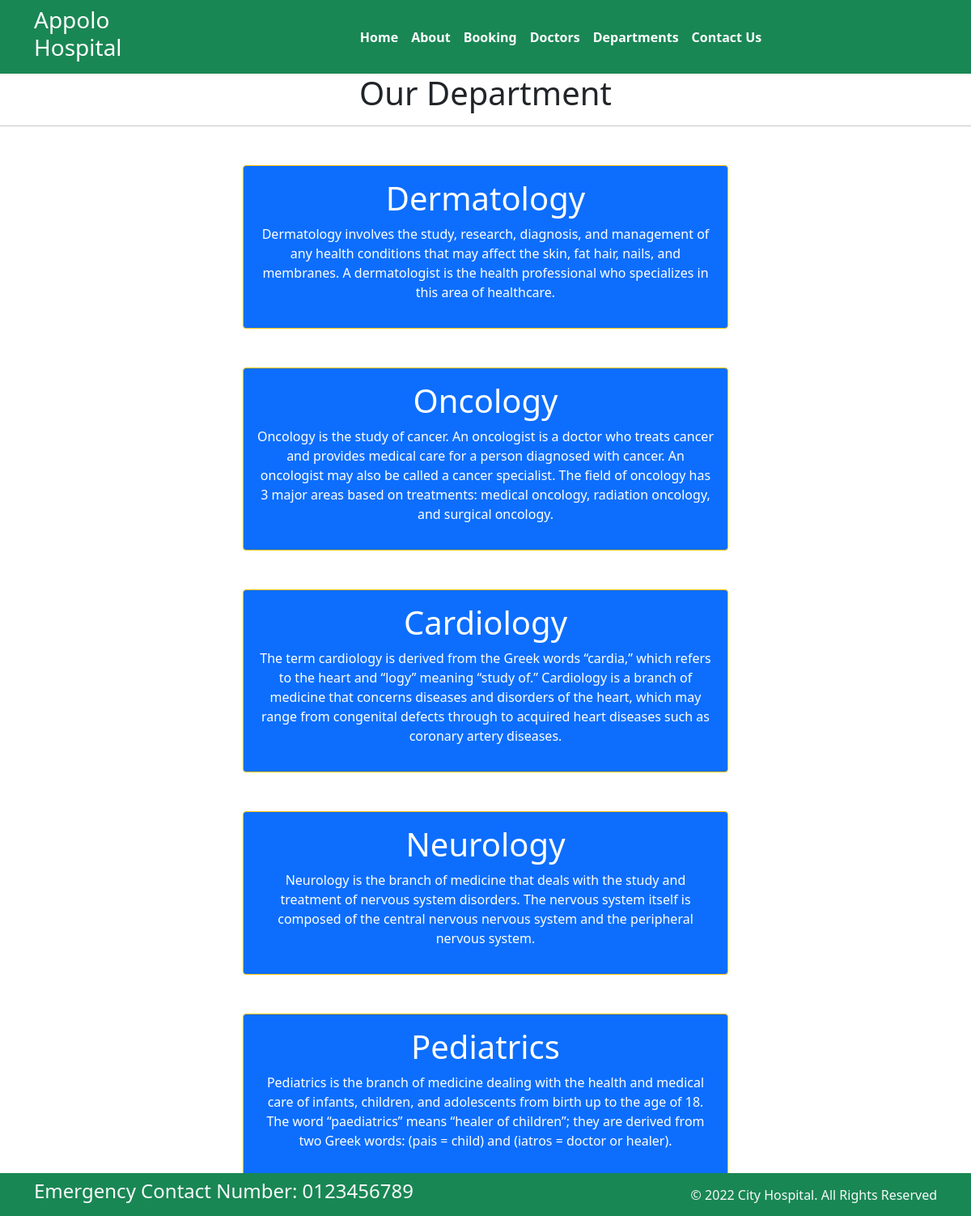
Screenshot of /department with the database file from the repository.
### home/models.py (models this page shows, shortened)
class Deparments(models.Model):
    dep_name = models.CharField(max_length=100)
    dep_description = models.TextField()

### home/views.py (the view)
# urls.py: path('department',views.department, name='department')
def department(request):
    dict_dept={
        'dept': Deparments.objects.all()
    }
    return render(request,'department.html',dict_dept)

### templates/department.html (shortened to what this page needs)
{% extends "base.html" %}
{% block content %}
<h1 class="text-center">Our Department</h1>
<hr>
{% for d in dept %}
<div class="mx-auto w-50 bg-primary text-center text-white p-3 my-5 border border-warning rounded">
    <h1>{{ d.dep_name}}</h1>
    <p>{{ d.dep_description}}</p>
</div>
{% endfor %}
{% endblock%}

### rows the page displays
Deparments: dep_name "Dermatology", dep_description "Dermatology involves the study, research, diagnosis, and management of any health conditions that may affect the skin, fat hair, nails, and membranes. A dermatologist is the health professional who specializes in this area of healthcare."
Deparments: dep_name "Oncology", dep_description "Oncology is the study of cancer. An oncologist is a doctor who treats cancer and provides medical care for a person diagnosed with cancer. An oncologist may also be called a cancer specialist. The field of oncology has 3 major areas based on treatments: medical oncology, radiation oncology, and surgical oncology."
Deparments: dep_name "Cardiology", dep_description "The term cardiology is derived from the Greek words “cardia,” which refers to the heart and “logy” meaning “study of.” Cardiology is a branch of medicine that concerns diseases and disorders of the heart, which may range from congenital defects through to acquired heart diseases such as coronary artery diseases."
Deparments: dep_name "Neurology", dep_description "Neurology is the branch of medicine that deals with the study and treatment of nervous system disorders. The nervous system itself is composed of the central nervous nervous system and the peripheral nervous system."
Deparments: dep_name "Pediatrics", dep_description "Pediatrics is the branch of medicine dealing with the health and medical care of infants, children, and adolescents from birth up to the age of 18. The word “paediatrics” means “healer of children”; they are derived from two Greek words: (pais = child) and (iatros = doctor or healer)."
